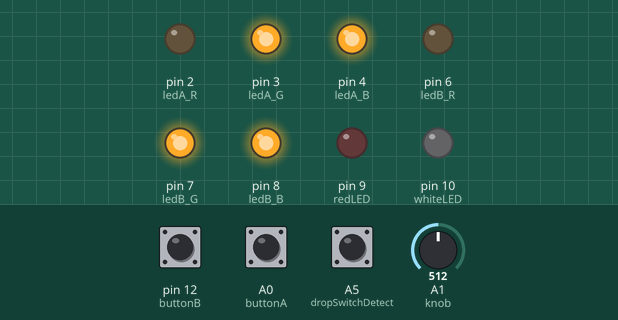
This sketch was run on a simulated Arduino Uno, built with avr-gcc and run on an emulated ATmega328P. Parts: output pins drawn as LEDs (lit = HIGH). The inputs (shaded band) are chosen by the test bench; at power-on: pin 12 (buttonB) HIGH, A5 (dropSwitchDetect) HIGH, A0 (buttonA) HIGH, A1 (knob) = 512. Random numbers use the default seed unless the sketch sets one.

Above: at 3.5 s.
3.6 s: pin 12 (buttonB) pulled LOW for 0.15 s
At 4.4 s:
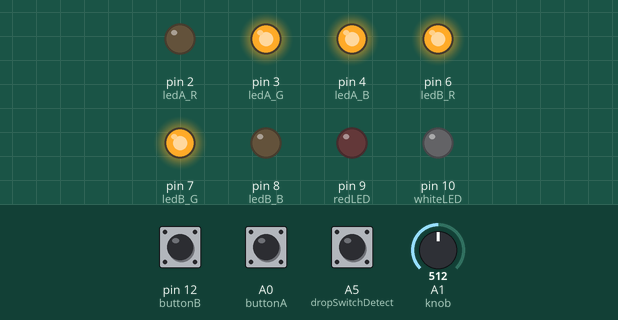
5.2 s: A5 (dropSwitchDetect) pulled LOW for 1 s
8.2 s: A0 (buttonA) pulled LOW for 0.15 s
At 9.2 s:
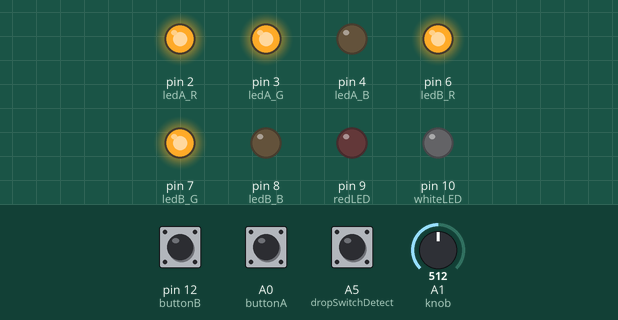
9.8 s: A5 (dropSwitchDetect) pulled LOW for 0.15 s
At 11.1 s:
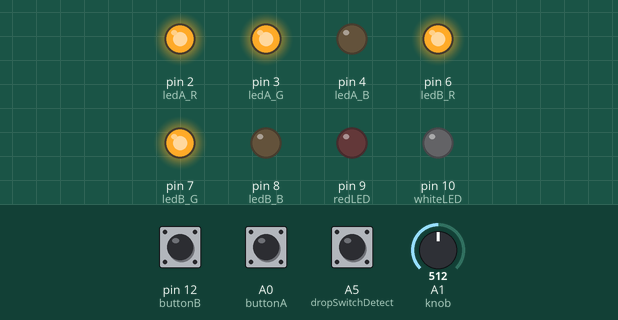
11.4 s: pin 12 (buttonB) pulled LOW for 1 s
At 11.8 s:
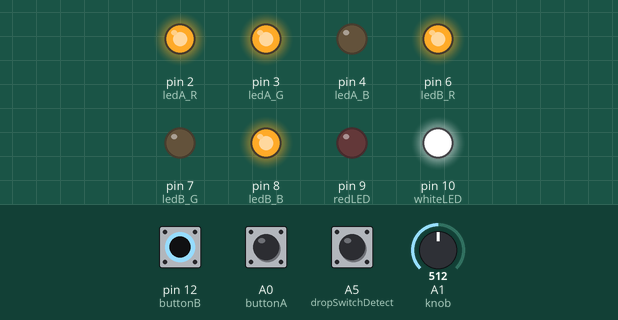
13.9 s: A0 (buttonA) pulled LOW for 1 s
At 14.7 s:
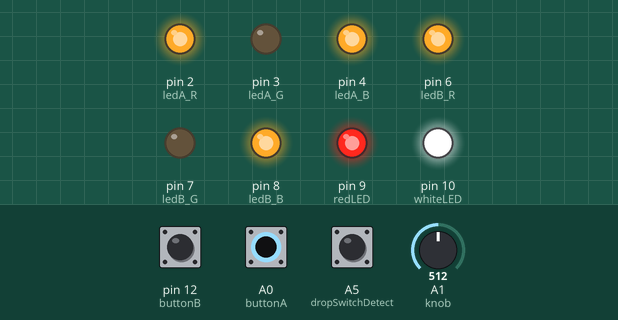
Timing chart, 0 to 16.9 s (numbered marks = the images above; inputs shaded):
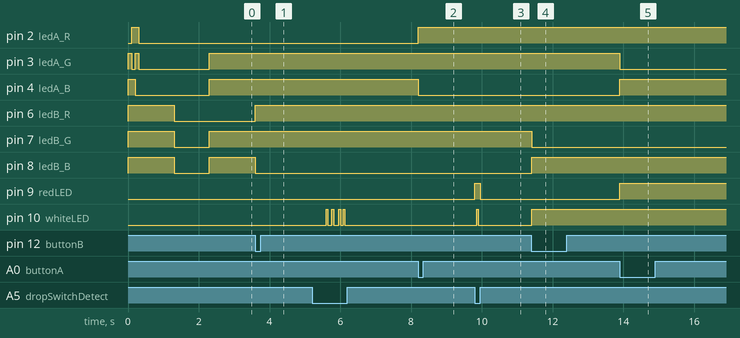

The sketch:

DropWallEmbedded.ino
```cpp
byte dropSwitchDetect = A5;
byte whiteLED = 10; // outerLED
byte redLED = 9; // innerLED

byte ledA_R = 2;
byte ledA_G = 3;
byte ledA_B = 4;

byte ledB_R = 6;
byte ledB_G = 7;
byte ledB_B = 8;

byte knob = A1;
byte buttonA = A0;
byte buttonB = 12;


void setup() {
  Serial.begin(9600);
  pinMode(ledA_R,OUTPUT);
  pinMode(ledA_G,OUTPUT);
  pinMode(ledA_B,OUTPUT);
  pinMode(ledB_R,OUTPUT);
  pinMode(ledB_G,OUTPUT);
  pinMode(ledB_B,OUTPUT);
  setRGBledA(0,0,0);
  setRGBledB(0,0,0);

  pinMode(knob,INPUT_PULLUP);
  pinMode(buttonA,INPUT_PULLUP);
  pinMode(buttonB,INPUT_PULLUP);
  pinMode(dropSwitchDetect,INPUT_PULLUP);

  //make sure big led strips are off by default
  pinMode(whiteLED,OUTPUT);
  pinMode(redLED,OUTPUT);
  digitalWrite(whiteLED,LOW);
  digitalWrite(redLED,LOW);
  setRGBledA(1,0,0);delay(100);
  setRGBledA(0,1,0);delay(100);
  setRGBledA(0,0,1);delay(100);
  setRGBledA(1,1,1);delay(1000);
  setRGBledB(1,1,1);delay(1000);
  setRGBledA(0,0,0);
  setRGBledB(0,0,0);
}


byte modeRed = 0;
byte modeWhite = 0;
byte buttonA_value_last = 0;
byte buttonB_value_last = 0;
int redBrightness = 255;
int whiteBrightness = 255;

void loop() {
    byte buttonA_value = !digitalRead(buttonA);
    byte buttonB_value = !digitalRead(buttonB);
    byte knobValue = analogRead(knob);
    byte dropSwitch = !digitalRead(dropSwitchDetect);
    if(buttonA_value == 1 && buttonA_value_last == 0){
      //button A pressed
      modeRed+=1;
      if(modeRed == 4){modeRed = 0;}
    }
    if(buttonB_value == 1 && buttonB_value_last == 0){
      //button B pressed
      modeWhite+=1;
      if(modeWhite == 4){modeWhite = 0;}
    }

//////////////////////////RED LEDD////////////////////////////////
    if(modeRed == 0){
      setRGBledA(1,0,0);
      analogWrite(redLED,LOW);
    }
    if(modeRed == 1){
      setRGBledA(0,0,1);
      if(dropSwitch == 1){
        analogWrite(redLED,redBrightness);
      }
      else{
         analogWrite(redLED,LOW);
      }
    }
    if(modeRed == 2){
      setRGBledA(0,1,0);
      analogWrite(redLED,redBrightness);
    }
    if(modeRed == 3){
      setRGBledA(1,1,1);
      analogWrite(redLED,redBrightness);
      redBrightness = map(knobValue,0,1023,0,255);
    }
/////////WHITE LED////////////////////////////////
 if(modeWhite == 0){
      setRGBledB(1,0,0);
      analogWrite(whiteLED,LOW);
    }
    if(modeWhite == 1){
      setRGBledB(0,0,1);
      if(dropSwitch == 1){
        if(random(20) == 1 )
        {
          analogWrite(whiteLED,whiteBrightness);
          delay(50);
          analogWrite(whiteLED,LOW);
        }
      }
      else{
         analogWrite(whiteLED,LOW);
      }
    }
    if(modeWhite == 2){ // light up on green switch
      setRGBledB(0,1,0);
      analogWrite(whiteLED,whiteBrightness);
    }

    if(modeWhite == 3){
      setRGBledB(1,1,1);
      analogWrite(whiteLED,whiteBrightness);
      whiteBrightness = map(knobValue,0,1023,0,255);
    }
    ////////////// button resets///////////////////////////

    buttonA_value_last = buttonA_value;
    buttonB_value_last = buttonB_value;
    delay(10);
}


void setRGBledA(bool r, bool g, bool b){
  digitalWrite(ledA_R,!r);
  digitalWrite(ledA_G,!g);
  digitalWrite(ledA_B,!b);
}
void setRGBledB(bool r, bool g, bool b){
  digitalWrite(ledB_R,!r);
  digitalWrite(ledB_G,!g);
  digitalWrite(ledB_B,!b);
}
```

Measured:
- after the input at 3.6 s, pin 6 (ledB_R): LOW → HIGH at once; pin 8 (ledB_B): HIGH → LOW at once
- after the input at 8.2 s, pin 2 (ledA_R): LOW → HIGH at once; pin 4 (ledA_B): HIGH → LOW at once
- after the input at 9.8 s, pin 9 (redLED): LOW → HIGH at once, → LOW 0.15 s later; pin 10 (whiteLED): LOW → HIGH after 0.05 s, → LOW 0.05 s later
- after the input at 11.4 s, pin 7 (ledB_G): HIGH → LOW at once; pin 8 (ledB_B), pin 10 (whiteLED): LOW → HIGH at once
- after the input at 13.9 s, pin 3 (ledA_G): HIGH → LOW at once; pin 4 (ledA_B), pin 9 (redLED): LOW → HIGH at once
